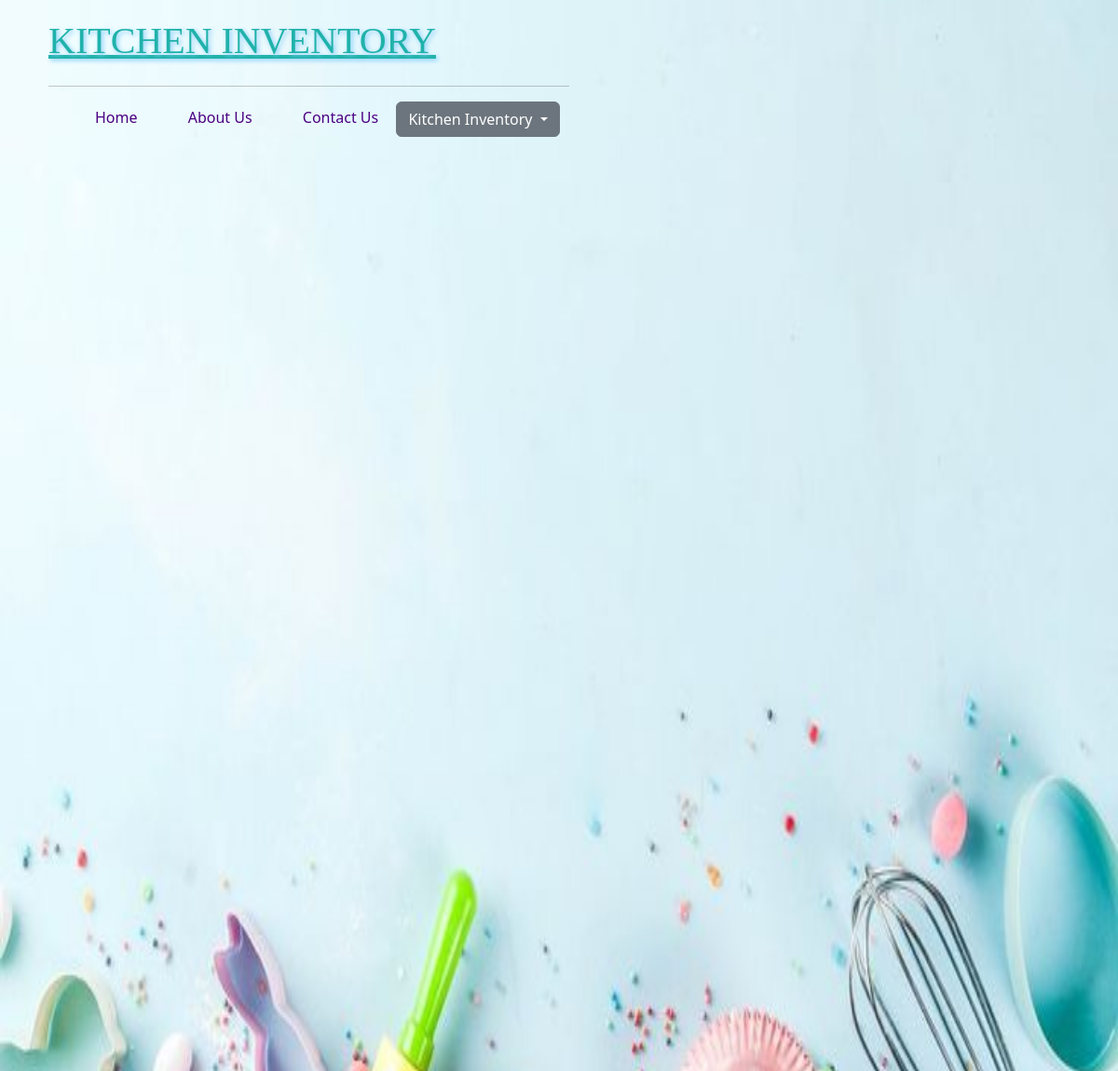
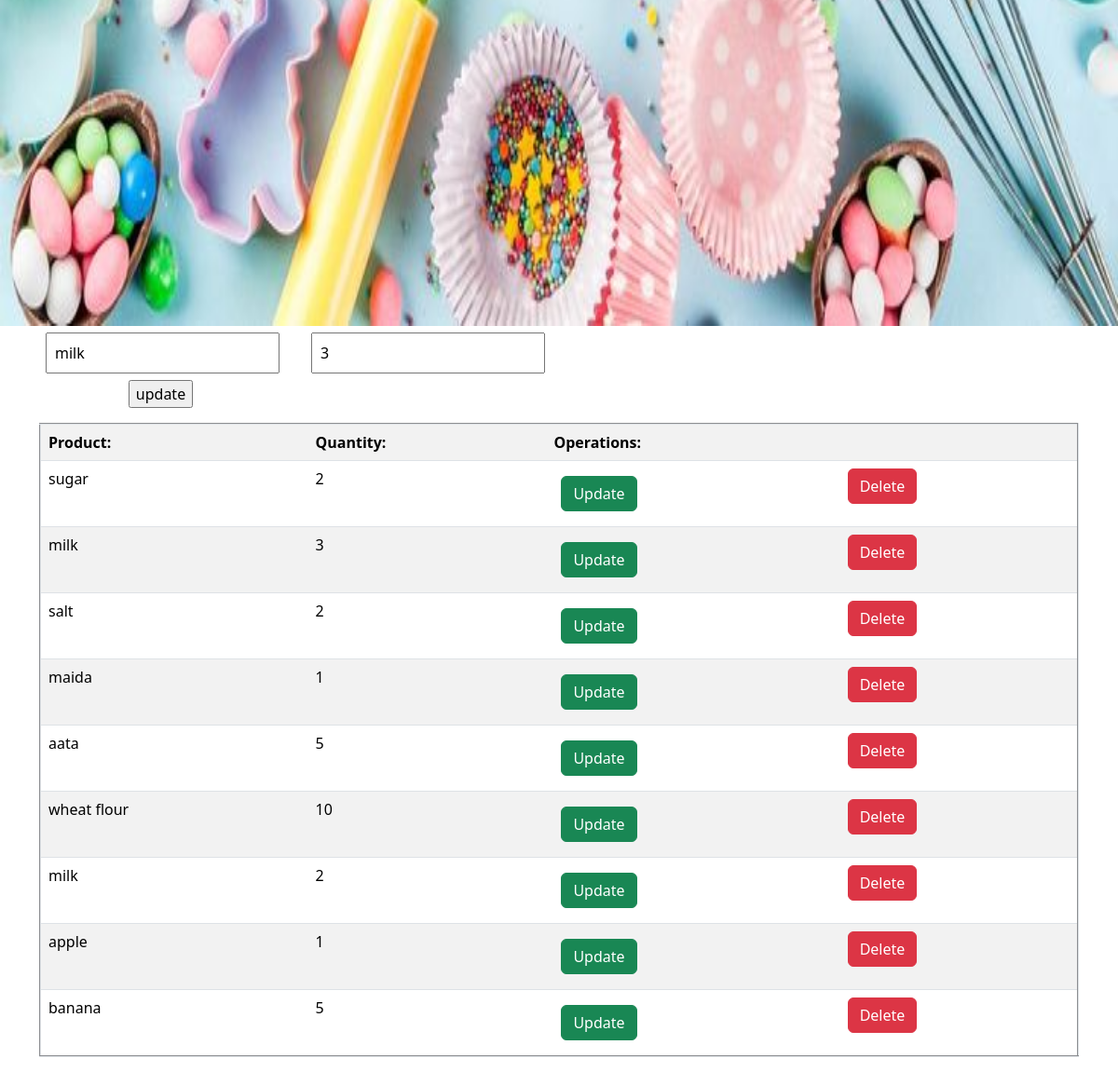
The page /updateInv/16 on the database its author committed (2 pictures, top to bottom).
### newapp/models.py (models this page shows, shortened)
class Add_Inventory(models.Model):
    Product = models.CharField(max_length=200)
    Unit = models.CharField(max_length=200)
    Quantity = models.CharField(max_length=200)

### newapp/views.py (the view, shortened to what this page needs)
# urls.py: path('updateInv/<str:id>',v.UpdateInv,name="updateInv"),
def UpdateInv(request,id):
    product_details = Add_Inventory.objects.all()
    specific_product_= Add_Inventory.objects.filter(id=id).last()
    print("User Product ---->(user_product_)")
    context={'form':AddInvForm(),"data":product_details, 'editValue':specific_product_,'edit':True,'id':id }
    return render(request, "updateInv.html", context=context )

### newapp/form.py
class AddInvForm(forms.ModelForm):
	class Meta:
		model = Add_Inventory
		fields = ['Product','Unit','Quantity']

### newapp/templates/updateInv.html (shortened to what this page needs)
{% extends 'base.html' %}
{% load static %}
  {% block pagecontent %}
        {% if edit %}
            <form action="{% url 'updateInv' id=id %}" method="POST">
                <div class="col-12 text-center">
                    <div class="row">
                        <div class="col-3 text-center">
                            <input value="{{editValue.Product}}" type="text" name="Product">
                        </div>
                        <div class="col-3 text-center">
                            <input value="{{editValue.Quantity}}" type="text" name="Quantity">
                        </div>
                    </div>
                    <div class="row">
                        <div class="col-3 text-center">
                            <input type="submit" value="update">
                        </div>
                    </div>
                </div>
            </form>
        {%endif%}
        {% if data %}
        <table border="2" class="table table-striped">
            <tr>
                <th>Product:</th>
                <th>Quantity:</th>
                <th colspan="2">Operations:</th>
            </tr>
            {% for i in data %}
            <tr>
                <div class="row">
                    <div class="col-3 text-center"> <td>  {{i.Product}} </td> </div>
                   <div class="col-3 text-center">  <td> {{i.Quantity}} </td> </div>
                   <div class="col-3 text-center" > <td> <a href="{% url 'updateInv' id=i.id %}" class="btn btn-success m-2">Update</a> </td> </div>
                   <div class="col-3 text-center"> <td> <a href="{% url 'delInv' id=i.id %}" class="btn btn-danger" >Delete</a> </td> </div>
                </div>
            </tr>
            {% endfor %}
        {%endif%}
    </table>
    {% endblock %}

### newapp/static/css/style.css (style rules this page uses)
input[type=text] { padding: 8px 8px; margin: 7px; }

### rows shown on the page
Add_Inventory: Product "milk", Quantity "3"
Add_Inventory: Product "sugar", Quantity "2"
Add_Inventory: Product "salt", Quantity "2"
Add_Inventory: Product "maida", Quantity "1"
Add_Inventory: Product "aata", Quantity "5"
Add_Inventory: Product "wheat flour", Quantity "10"
Add_Inventory: Product "milk", Quantity "2"
Add_Inventory: Product "apple", Quantity "1"
Add_Inventory: Product "banana", Quantity "5"
